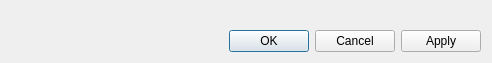
<?xml version="1.0" encoding="UTF-8"?>
<ui version="4.0">
 <class>MeasuredDataVectorGroupDataItem_PropertyDialog</class>
 <widget class="QDialog" name="MeasuredDataVectorGroupDataItem_PropertyDialog">
  <property name="geometry">
   <rect>
    <x>0</x>
    <y>0</y>
    <width>492</width>
    <height>63</height>
   </rect>
  </property>
  <property name="windowTitle">
   <string>Measured Data Arrow Setting</string>
  </property>
  <layout class="QVBoxLayout" name="verticalLayout">
   <item>
    <widget class="ArrowsSettingEditWidget" name="arrowsSettingWidget" native="true"/>
   </item>
   <item>
    <spacer name="verticalSpacer">
     <property name="orientation">
      <enum>Qt::Vertical</enum>
     </property>
     <property name="sizeHint" stdset="0">
      <size>
       <width>20</width>
       <height>4</height>
      </size>
     </property>
    </spacer>
   </item>
   <item>
    <widget class="QDialogButtonBox" name="buttonBox">
     <property name="orientation">
      <enum>Qt::Horizontal</enum>
     </property>
     <property name="standardButtons">
      <set>QDialogButtonBox::Apply|QDialogButtonBox::Cancel|QDialogButtonBox::Ok</set>
     </property>
    </widget>
   </item>
  </layout>
 </widget>
 <customwidgets>
  <customwidget>
   <class>ArrowsSettingEditWidget</class>
   <extends>QWidget</extends>
   <header>guicore/arrows/arrowssettingeditwidget.h</header>
   <container>1</container>
  </customwidget>
 </customwidgets>
 <resources/>
 <connections>
  <connection>
   <sender>buttonBox</sender>
   <signal>accepted()</signal>
   <receiver>MeasuredDataVectorGroupDataItem_PropertyDialog</receiver>
   <slot>accept()</slot>
   <hints>
    <hint type="sourcelabel">
     <x>257</x>
     <y>53</y>
    </hint>
    <hint type="destinationlabel">
     <x>157</x>
     <y>62</y>
    </hint>
   </hints>
  </connection>
  <connection>
   <sender>buttonBox</sender>
   <signal>rejected()</signal>
   <receiver>MeasuredDataVectorGroupDataItem_PropertyDialog</receiver>
   <slot>reject()</slot>
   <hints>
    <hint type="sourcelabel">
     <x>325</x>
     <y>53</y>
    </hint>
    <hint type="destinationlabel">
     <x>286</x>
     <y>62</y>
    </hint>
   </hints>
  </connection>
 </connections>
</ui>
